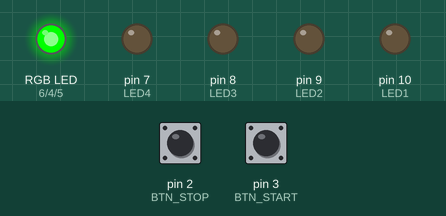
Recording of a program running on a simulated Arduino Uno, built with avr-gcc and run on an emulated ATmega328P. Parts: an RGB LED mixed from three pins (HIGH = lit), output pins drawn as LEDs (lit = HIGH). Dashed ring = blinking. The test bench sets the inputs (shaded band); at power-on: pin 3 (BTN_START) HIGH, pin 2 (BTN_STOP) HIGH.

Above: at 1.2 s.
1.3 s: pin 3 (BTN_START) pulled LOW for 0.15 s
At 4.2 s:
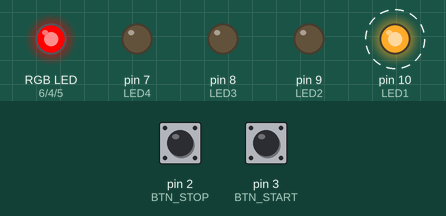
4.3 s: pin 2 (BTN_STOP) pulled LOW for 3.2 s
At 6.05 s:
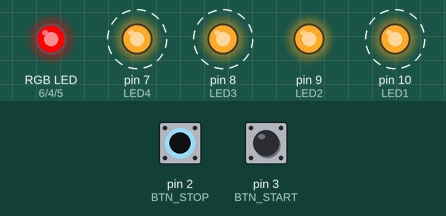
9.0 s: pin 3 (BTN_START) pulled LOW for 1 s
At 15.2 s:
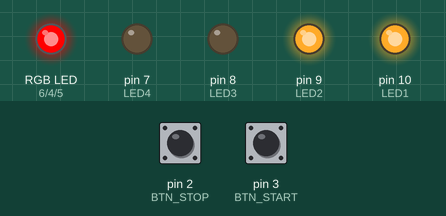
Timing chart, 0 to 25.5 s (numbered marks = the images above; inputs shaded):
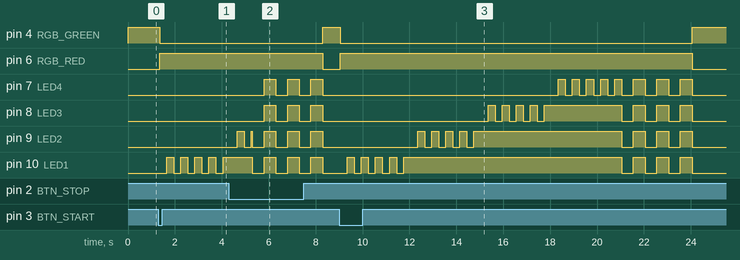

The program:

main.cpp
```cpp
#include <Arduino.h>

#define LED1 10
#define LED2 9
#define LED3 8
#define LED4 7

// Din ceva motiv, LED-ul meu RGB are pinii
// RED -> COMMON (-) -> BLUE -> GREEN
#define RGB_RED 6
#define RGB_GREEN 4
#define RGB_BLUE 5

#define BTN_START 3
#define BTN_STOP 2

// Timp debounce pentru butonul de start si butonul de stop
#define DEBOUNCE_START_DELAY 50
#define DEBOUNCE_STOP_DELAY 1000

// Durata incarcarii unui LED
#define CHARGE_TIME_PER_LED 3000
// Durata blink-ului unui LED in starea CHARGING
#define BLINK_PER_LED 300
// Numarul de LED-uri de charging
#define NO_CHARGING_LEDS 4
// Durata blink-ului unui LED in starea ENDING
#define ENDING_BLINK_PER_LED 500
// Dupa cate blink-uri se termina starea ENDING
#define ENDING_BLINKS 3

enum StationState
{
  FREE,
  CHARGING,
  ENDING
};

StationState state = FREE;

// buttons
char start_button_action = false;
char stop_button_action = false;

int start_button_state = LOW;
int start_button_last_state = HIGH;
unsigned long start_button_last_debounce_time;

int stop_button_state = LOW;
int stop_button_last_state = HIGH;
unsigned long stop_button_last_debounce_time;
// end buttons

// Charging state
unsigned int charging_time_elapsed = 0;
unsigned int charging_start_time = 0;
unsigned short current_charging_led = 0;
// Helper folosit pentru starea led-urilor (par si impar)
unsigned short current_charging_blink_helper = 0;

// Ending state
unsigned int ending_time_elapsed = 0;
unsigned int ending_start_time = 0;
unsigned short ending_blink_helper = 0;

void setup()
{
  pinMode(LED1, OUTPUT);
  pinMode(LED2, OUTPUT);
  pinMode(LED3, OUTPUT);
  pinMode(LED4, OUTPUT);

  pinMode(RGB_RED, OUTPUT);
  pinMode(RGB_GREEN, OUTPUT);
  pinMode(RGB_BLUE, OUTPUT);

  pinMode(BTN_START, INPUT);
  pinMode(BTN_STOP, INPUT);

  start_button_last_debounce_time = millis();
  stop_button_last_debounce_time = millis();
}

void loop()
{
  /* DEBOUNCING PRELUAT DIN
  https://deepbluembedded.com/arduino-button-debouncing/
  */

  start_button_action = false;
  stop_button_action = false;

  // BUTON START
  int start_input = digitalRead(BTN_START);
  // If the switch changed, due to noise or pressing:
  if (start_input != start_button_last_state)
  {
    // reset the debouncing timer
    start_button_last_debounce_time = millis();
  }

  if ((millis() - start_button_last_debounce_time) > DEBOUNCE_START_DELAY)
  {

    // if the button state has changed:
    if (start_input != start_button_state)
    {
      start_button_state = start_input;
      // only toggle the LED if the new button state is HIGH
      if (start_button_state == LOW)
      {
        start_button_action = true;
      }
    }
  }
  start_button_last_state = start_input;

  // END BUTON START

  // BUTON STOP
  int stop_input = digitalRead(BTN_STOP);
  // If the switch changed, due to noise or pressing:
  if (stop_input != stop_button_last_state)
  {
    // reset the debouncing timer
    stop_button_last_debounce_time = millis();
  }

  if ((millis() - stop_button_last_debounce_time) > DEBOUNCE_STOP_DELAY)
  {

    // if the button state has changed:
    if (stop_input != stop_button_state)
    {
      stop_button_state = stop_input;
      // only toggle the LED if the new button state is HIGH
      if (stop_button_state == LOW)
      {
        stop_button_action = true;
      }
    }
  }
  stop_button_last_state = stop_input;

  // END BUTON stop

  if (state == FREE)
  {
    // LED-uri incarcare oprite
    digitalWrite(LED1, LOW);
    digitalWrite(LED2, LOW);
    digitalWrite(LED3, LOW);
    digitalWrite(LED4, LOW);

    // led RGB verde
    digitalWrite(RGB_GREEN, HIGH);
    digitalWrite(RGB_RED, LOW);
    digitalWrite(RGB_BLUE, LOW);

    // daca e apasat butonul de start,
    // trecem in CHARGING
    if (start_button_action == true)
    {
      state = CHARGING;
      charging_start_time = millis();
      current_charging_led = 0;
      current_charging_blink_helper = 0;

      digitalWrite(LED1, LOW);
      digitalWrite(LED2, LOW);
      digitalWrite(LED3, LOW);
      digitalWrite(LED4, LOW);

      digitalWrite(RGB_GREEN, LOW);
      digitalWrite(RGB_RED, HIGH);
      digitalWrite(RGB_BLUE, LOW);
    }
  }
  else if (state == CHARGING)
  {
    // verificam cat timp a trecut de la
    // inceputul incarcarii
    charging_time_elapsed = millis() - charging_start_time;

    // la fiecare 3 secunde
    if (charging_time_elapsed > CHARGE_TIME_PER_LED * (current_charging_led + 1))
    {
      digitalWrite(LED1 - current_charging_led, HIGH);
      current_charging_led += 1;
    }

    // pe baza helper-ului stim cand trebuie sa clipeasca
    // led-ul activ
    if (charging_time_elapsed > BLINK_PER_LED * current_charging_blink_helper)
    {
      // LED1 - current_charging_led este led-ul curent
      // Does not work in C probably
      digitalWrite(LED1 - current_charging_led, (current_charging_blink_helper % 2) ? HIGH : LOW);
      current_charging_blink_helper += 1;
    }

    // daca toate cele 4 led-uri au fost incarcate,
    // trecem in animatia de ending
    if (current_charging_led == NO_CHARGING_LEDS || (stop_button_action == true && charging_time_elapsed > DEBOUNCE_STOP_DELAY))
    {
      state = ENDING;
      ending_time_elapsed = 0;
      ending_start_time = millis();
      ending_blink_helper = 0;

      digitalWrite(RGB_GREEN, LOW);
      digitalWrite(RGB_RED, HIGH);
      digitalWrite(RGB_BLUE, LOW);
    }
  }
  else if (state == ENDING)
  {
    ending_time_elapsed = millis() - ending_start_time;

    if (ending_time_elapsed > ENDING_BLINK_PER_LED * ending_blink_helper)
    {
      short int to_write = ending_blink_helper % 2 ? HIGH : LOW;
      digitalWrite(LED1, to_write);
      digitalWrite(LED2, to_write);
      digitalWrite(LED3, to_write);
      digitalWrite(LED4, to_write);

      ending_blink_helper += 1;
    }

    // un blink inseamna blink on + blink off (deci 2*500ms)
    if (ending_blink_helper > ENDING_BLINKS * 2)
    {
      state = FREE;

      digitalWrite(RGB_GREEN, HIGH);
      digitalWrite(RGB_RED, LOW);
      digitalWrite(RGB_BLUE, LOW);
    }
  }
}
```

Measured:
- after the input at 1.3 s, pin 4 (RGB_GREEN): HIGH → LOW after 0.05 s; pin 6 (RGB_RED): LOW → HIGH after 0.05 s; pin 10 (LED1): alternates HIGH for 0.30 s and LOW for 0.30 s, starting after 0.35 s
- after the input at 4.3 s, pin 4 (RGB_GREEN): LOW → HIGH after 4.0 s; pin 6 (RGB_RED): HIGH → LOW after 4.0 s; pin 7 (LED4), pin 8 (LED3): alternates HIGH for 0.50 s and LOW for 0.50 s, starting after 1.5 s; pin 10 (LED1): alternates HIGH for 0.50 s and LOW for 0.50 s, starting after 1.0 s
- after the input at 9.0 s, pin 4 (RGB_GREEN): HIGH → LOW after 0.05 s, → HIGH 15.0 s later; pin 6 (RGB_RED): LOW → HIGH after 0.05 s, → LOW 15.0 s later
